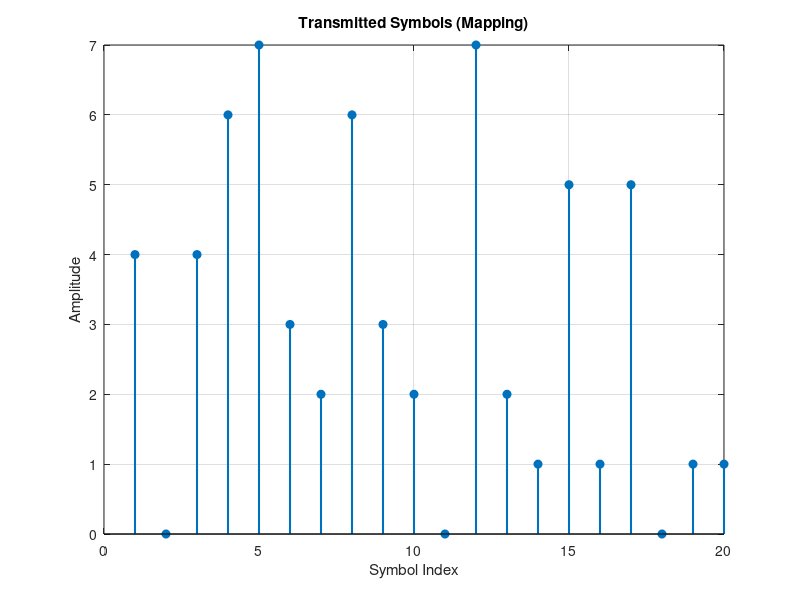
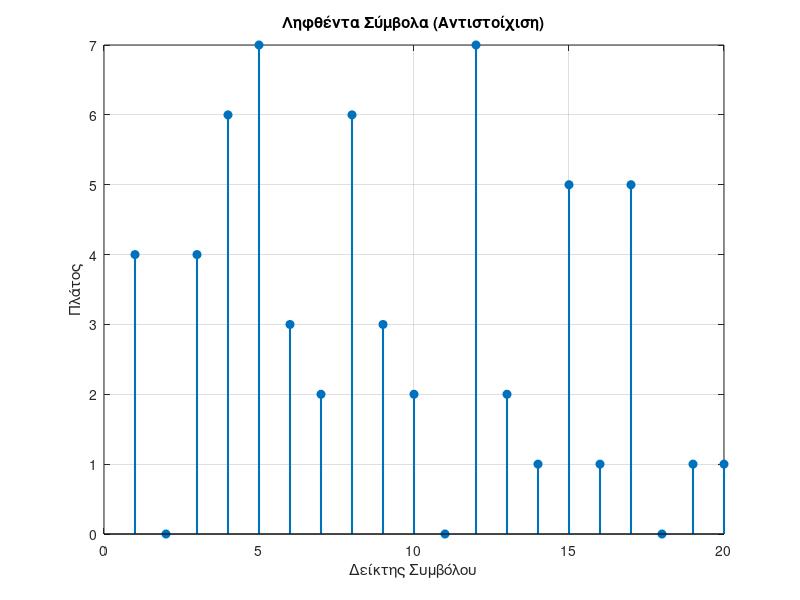
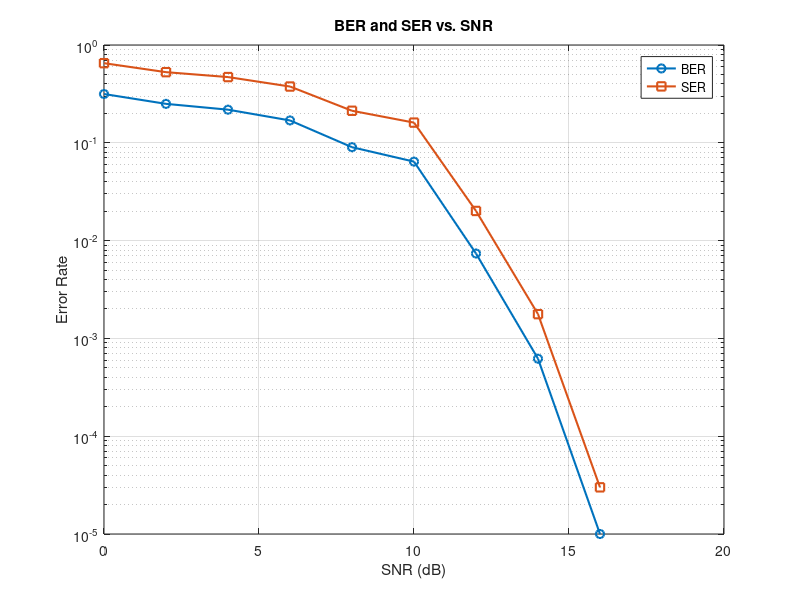

These charts were generated, in order, by the following MATLAB code:
clc;
clear;
close all;

%% Παράμετροι
M = 8; % Τάξη M-PAM (μπορεί επίσης να δοκιμαστεί με M=2)
log2M = log2(M); % Αριθμός bits ανά σύμβολο
Lb = 100000; % Συνολικός αριθμός bits
Lb = floor(Lb / log2M) * log2M; % Προσαρμογή ώστε να είναι διαιρετός με log2(M)
Es = 1; % Ενέργεια ανά σύμβολοl
Rs = 250e3; % Ρυθμός συμβόλων (250 Ksymbols/sec)
Ts = 1 / Rs; % Διάρκεια συμβόλου
fc = 2.5e6; % Συχνότητα φέρουσας (2.5 MHz)
Tc = 1 / fc; % Περίοδος φέρουσας
Tsamp = Tc / 4; % Περίοδος δειγματοληψίας (4 δείγματα ανά περίοδο φέρουσας)
Ns = round(Ts / Tsamp); % Αριθμός δειγμάτων ανά σύμβολο
SNR_dB_values = 0:2:20; % Εύρος SNR (dB)

%% Δημιουργία Δυαδικής Ακολουθίας Εισόδου
bits = randi([0 1], 1, Lb); % Τυχαία δυαδική ακολουθία

%% Mapping: Bits σε σύμβολα
symbols = reshape(bits, log2M, []); % Ομαδοποίηση bits σε log2(M) ανά σύμβολο
decSymbols = bi2de(symbols.', 'left-msb'); % Μετατροπή σε δεκαδικά σύμβολα
Am = (2 * (0:M-1) - (M - 1)) * sqrt(Es / (2 * (M - 1)^2)); % Επίπεδα πλάτους PAM

%% Διαμόρφωση παλμού
gT = ones(1, Ns); % Ορθογώνιος Παλμός
gT = gT / sqrt(sum(gT.^2)); % Κανονικοποίηση στη μονάδα ενέργειας

s_t = reshape(repmat(Am(decSymbols + 1), Ns, 1), 1, []); % Σήμα PAM με διαμόρφωση παλμού

%% Διαμόρφωση Σήματος
num_samples = length(s_t); % Συνολικός αριθμός δειγμάτων στο s_tt
t_carrier = linspace(0, (num_samples-1)*Tsamp, num_samples); % Χρονικό διάνυσμα για τη φέρουσα
carrier = cos(2 * pi * fc * t_carrier); % Κυματομορφή φέρουσας
transmitted_signal = s_t .* carrier; % Διαμορφωμένο σήμα

%% Οπτικοποίηση Μεταδιδόμενων Συμβόλων (Αντιστοίχιση)
figure;
stem(1:20, decSymbols(1:20), 'filled', 'LineWidth', 1.5);
title('Transmitted Symbols (Mapping)');
xlabel('Symbol Index');
ylabel('Amplitude');
grid on;

%% Αρχικοποίηση BER και SER
BER_values = zeros(size(SNR_dB_values)); % Αποθήκευση BER
SER_values = zeros(size(SNR_dB_values)); % Αποθήκευση SER

%% Υπολογισμός BER και SER
for idx = 1:length(SNR_dB_values)
    SNR_dB = SNR_dB_values(idx);
    SNR_linear = 10^(SNR_dB / 10);
    
    % Προσθήκη AWGN
    No = Es / (SNR_linear * log2M); % Ισχύς φασματικής πυκνότητας θορύβου
    sigma = sqrt(No / 2); % Τυπική απόκλιση θορύβου
    noise = sigma * randn(size(transmitted_signal));
    received_signal = transmitted_signal + noise;
    
    % Αποδιαμόρφωση
    demodulated_signal = received_signal .* carrier; % Πολλαπλασιασμός με φέρουσα
    
    % Ολοκλήρωση
    integrated_signal = zeros(1, length(decSymbols)); % Αρχικοποίηση ολοκληρωμένου σήματος
    for i = 1:length(decSymbols)
        start_idx = (i-1)*Ns + 1;
        end_idx = i*Ns;
        integrated_signal(i) = sum(demodulated_signal(start_idx:end_idx) .* gT);
    end
    
    % Κλιμάκωση ολοκληρωμένου σήματος
    integrated_signal = integrated_signal / max(abs(integrated_signal)) * max(abs(Am));
    
    % Ανίχνευση Συμβόλων
    detected_symbols = zeros(size(integrated_signal));
    for i = 1:length(integrated_signal)
        [~, detected_symbols(i)] = min(abs(integrated_signal(i) - Am)); % Ανίχνευση πλησιέστερου πλάτους
    end
    detected_symbols = detected_symbols - 1; % Προσαρμογή στο εύρος [0, M-1]
    
    % Οπτικοποίηση Ληφθέντων Συμβόλων (Αντιστοίχιση) για SNR = 20 dB
    if SNR_dB == 20
        figure;
        stem(1:20, detected_symbols(1:20), 'filled', 'LineWidth', 1.5);
        title('Ληφθέντα Σύμβολα (Αντιστοίχιση)');
        xlabel('Δείκτης Συμβόλου');
        ylabel('Πλάτος');
        grid on;
    end
    
    % Αντιστοίχιση: Σύμβολα σε Bits
    detected_bits = de2bi(detected_symbols, log2M, 'left-msb')'; % Μετατροπή συμβόλων σε bits
    detected_bits = detected_bits(:)'; % Επίπεδη αναπαράσταση σε 1D πίνακα
    
    % Υπολογισμός BER
    if ~isempty(detected_bits)
        minLength = min(length(bits), length(detected_bits)); % Ευθυγράμμιση μηκών
        BER_values(idx) = sum(bits(1:minLength) ~= detected_bits(1:minLength)) / Lb; % Κανονικοποίηση με τον συνολικό αριθμό bits
    else
        BER_values(idx) = NaN; % Ανάθεση NaN αν η ανίχνευση αποτύχει
        fprintf('Η ανίχνευση απέτυχε για SNR = %d dB\n', SNR_dB);
    end
    
    % Υπολογισμός SER
    decSymbols = decSymbols(:)'; % Διασφάλιση ότι είναι διάνυσμα γραμμής
    detected_symbols = detected_symbols(:)'; % Διασφάλιση ότι είναι διάνυσμα γραμμής
    num_symbol_errors = sum(detected_symbols ~= decSymbols); % Μέτρηση λαθών συμβόλων
    SER_values(idx) = num_symbol_errors / length(decSymbols); % Αναλογία λανθασμένων συμβόλων
end

%% Debugging
disp('First 10 transmitted symbols:');
disp(decSymbols(1:10));

disp('First 10 detected symbols (SNR = 20 dB):');
disp(detected_symbols(1:10));

fprintf('Amplitude levels: [%f, %f]\n', min(Am), max(Am));
fprintf('Integrated signal range: [%f, %f]\n', min(integrated_signal), max(integrated_signal));

figure;
semilogy(SNR_dB_values, BER_values, '-o', 'LineWidth', 1.5);
hold on;
semilogy(SNR_dB_values, SER_values, '-s', 'LineWidth', 1.5);
title('BER and SER vs. SNR');
xlabel('SNR (dB)');
ylabel('Error Rate');
legend('BER', 'SER');
grid on;